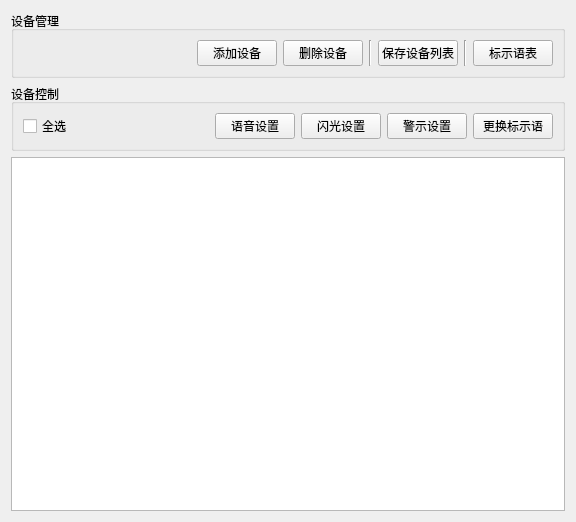
<?xml version="1.0" encoding="UTF-8"?>
<ui version="4.0">
 <class>QFormMain</class>
 <widget class="QWidget" name="QFormMain">
  <property name="geometry">
   <rect>
    <x>0</x>
    <y>0</y>
    <width>576</width>
    <height>522</height>
   </rect>
  </property>
  <property name="windowTitle">
   <string>主界面</string>
  </property>
  <layout class="QVBoxLayout" name="verticalLayout">
   <item>
    <widget class="QGroupBox" name="groupBox">
     <property name="contextMenuPolicy">
      <enum>Qt::DefaultContextMenu</enum>
     </property>
     <property name="title">
      <string>设备管理</string>
     </property>
     <property name="flat">
      <bool>false</bool>
     </property>
     <property name="checkable">
      <bool>false</bool>
     </property>
     <layout class="QHBoxLayout" name="horizontalLayout">
      <item>
       <spacer name="horizontalSpacer">
        <property name="orientation">
         <enum>Qt::Horizontal</enum>
        </property>
        <property name="sizeHint" stdset="0">
         <size>
          <width>273</width>
          <height>20</height>
         </size>
        </property>
       </spacer>
      </item>
      <item>
       <widget class="QPushButton" name="pushButton_AddDevice">
        <property name="text">
         <string>添加设备</string>
        </property>
       </widget>
      </item>
      <item>
       <widget class="QPushButton" name="pushButton_DelDevice">
        <property name="text">
         <string>删除设备</string>
        </property>
       </widget>
      </item>
      <item>
       <widget class="Line" name="line">
        <property name="orientation">
         <enum>Qt::Vertical</enum>
        </property>
       </widget>
      </item>
      <item>
       <widget class="QPushButton" name="pushButton_SaveTable">
        <property name="text">
         <string>保存设备列表</string>
        </property>
       </widget>
      </item>
      <item>
       <widget class="Line" name="line_2">
        <property name="orientation">
         <enum>Qt::Vertical</enum>
        </property>
       </widget>
      </item>
      <item>
       <widget class="QPushButton" name="pushButton_SignTable">
        <property name="text">
         <string>标示语表</string>
        </property>
       </widget>
      </item>
     </layout>
    </widget>
   </item>
   <item>
    <widget class="QGroupBox" name="groupBox_2">
     <property name="title">
      <string>设备控制</string>
     </property>
     <layout class="QHBoxLayout" name="horizontalLayout_2">
      <item>
       <widget class="QCheckBox" name="checkBox_All">
        <property name="text">
         <string>全选</string>
        </property>
       </widget>
      </item>
      <item>
       <spacer name="horizontalSpacer_2">
        <property name="orientation">
         <enum>Qt::Horizontal</enum>
        </property>
        <property name="sizeHint" stdset="0">
         <size>
          <width>132</width>
          <height>20</height>
         </size>
        </property>
       </spacer>
      </item>
      <item>
       <widget class="QPushButton" name="pushButton_VoiceSet">
        <property name="text">
         <string>语音设置</string>
        </property>
       </widget>
      </item>
      <item>
       <widget class="QPushButton" name="pushButton_FlashSet">
        <property name="text">
         <string>闪光设置</string>
        </property>
       </widget>
      </item>
      <item>
       <widget class="QPushButton" name="pushButton_AlarmSet">
        <property name="text">
         <string>警示设置</string>
        </property>
       </widget>
      </item>
      <item>
       <widget class="QPushButton" name="pushButton_ChangeAlarm">
        <property name="text">
         <string>更换标示语</string>
        </property>
       </widget>
      </item>
     </layout>
    </widget>
   </item>
   <item>
    <widget class="QTableView" name="tableView">
     <property name="autoScroll">
      <bool>true</bool>
     </property>
     <property name="alternatingRowColors">
      <bool>false</bool>
     </property>
     <property name="selectionMode">
      <enum>QAbstractItemView::ExtendedSelection</enum>
     </property>
     <property name="selectionBehavior">
      <enum>QAbstractItemView::SelectRows</enum>
     </property>
     <property name="iconSize">
      <size>
       <width>24</width>
       <height>24</height>
      </size>
     </property>
     <property name="verticalScrollMode">
      <enum>QAbstractItemView::ScrollPerPixel</enum>
     </property>
     <property name="horizontalScrollMode">
      <enum>QAbstractItemView::ScrollPerPixel</enum>
     </property>
     <property name="sortingEnabled">
      <bool>true</bool>
     </property>
     <attribute name="horizontalHeaderCascadingSectionResizes">
      <bool>false</bool>
     </attribute>
     <attribute name="horizontalHeaderMinimumSectionSize">
      <number>25</number>
     </attribute>
     <attribute name="horizontalHeaderDefaultSectionSize">
      <number>100</number>
     </attribute>
     <attribute name="horizontalHeaderShowSortIndicator" stdset="0">
      <bool>true</bool>
     </attribute>
     <attribute name="verticalHeaderStretchLastSection">
      <bool>false</bool>
     </attribute>
    </widget>
   </item>
  </layout>
 </widget>
 <resources/>
 <connections/>
</ui>
